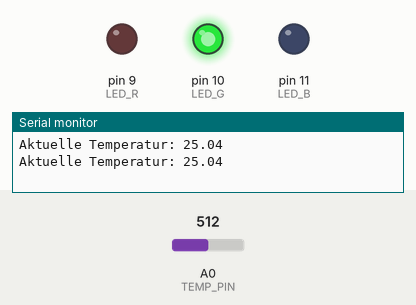
Bench run of a sketch on a simulated Arduino Uno, built with avr-gcc and run on an emulated ATmega328P. Shown: output pins drawn as LEDs (lit = HIGH), the last lines printed to the serial monitor. The test bench sets the inputs (shaded band); at power-on: A0 (TEMP_PIN) = 512.

Above: at 2.8 s.
2.9 s: A0 (TEMP_PIN) set to 533
At 4.8 s:
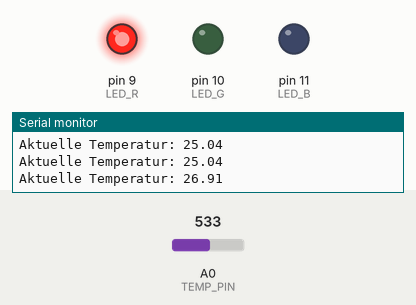
5.6 s: A0 (TEMP_PIN) set to 306
At 6.4 s:
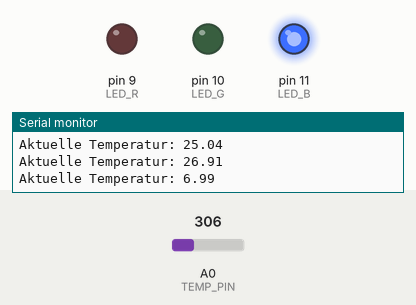
8.3 s: A0 (TEMP_PIN) set to 511
At 10.7 s:
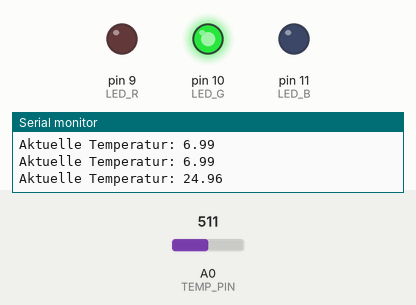
11.5 s: A0 (TEMP_PIN) set to 716
At 13.4 s:
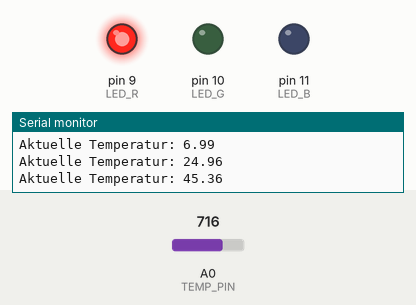
Timing chart, 0 to 14.9 s (numbered marks = the images above; inputs shaded):
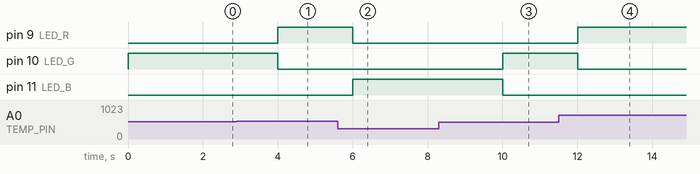

The sketch:

sketch_LEDBoard.ino
```cpp
const int TEMP_PIN = A0;
const int LED_R = 9;
const int LED_G = 10;
const int LED_B = 11;

void setup() {
  Serial.begin(9600);
  pinMode(LED_R, OUTPUT);
  pinMode(LED_G, OUTPUT);
  pinMode(LED_B, OUTPUT);
}

void loop() {
  float currentTemp = readTemperature();
  updateLED(currentTemp);

  // Diese Zeile wird später vom Python-Skript gelesen
  Serial.print("Aktuelle Temperatur: ");
  Serial.println(currentTemp);

  delay(2000); // Alle 2 Sekunden messen reicht völlig
}

float readTemperature() {
  int analogVal = analogRead(TEMP_PIN);
  if (analogVal == 0 || analogVal == 1023) return 0.0;
  // Formel für die Schaltung: 5V -> Thermistor -> A0 -> 10k -> GND
  float r = 10000.0 * (1023.0 / analogVal - 1.0);
  float tempK = 1.0 / (1.0 / 298.15 + (1.0 / 3950.0) * log(r / 10000.0));
  return tempK - 273.15;
}

void updateLED(float temp) {
  if (temp > 26.0) {
    setColor(255, 0, 0);   // Rot
  } else if (temp >= 24.0) {
    setColor(0, 255, 0);   // Grün
  } else {
    setColor(0, 0, 255);   // Blau
  }
}

void setColor(int r, int g, int b) {
  analogWrite(LED_R, r);
  analogWrite(LED_G, g);
  analogWrite(LED_B, b);
}
```

Measured:
- the behaviour switches between 522 and 523 on A0 (TEMP_PIN) (found by bisection; images 0 and 1)
- after the input at 2.9 s, pin 9 (LED_R): LOW → HIGH after 1.1 s; pin 10 (LED_G): HIGH → LOW after 1.1 s
- after the input at 5.6 s, pin 9 (LED_R): HIGH → LOW after 0.40 s; pin 11 (LED_B): LOW → HIGH after 0.40 s
- after the input at 8.3 s, pin 10 (LED_G): LOW → HIGH after 1.7 s; pin 11 (LED_B): HIGH → LOW after 1.7 s
- after the input at 11.5 s, pin 9 (LED_R): LOW → HIGH after 0.51 s; pin 10 (LED_G): HIGH → LOW after 0.51 s
